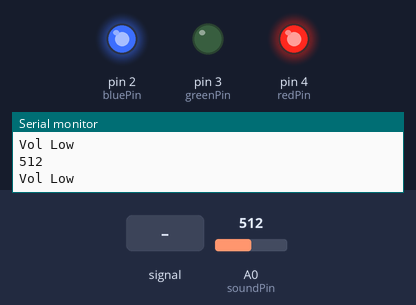
Bench run of a sketch on a simulated Arduino Uno, built with avr-gcc and run on an emulated ATmega328P. On the bench: output pins drawn as LEDs (lit = HIGH), the last lines printed to the serial monitor. The test bench sets the inputs (shaded band); at power-on: A0 (soundPin) = 512.

Above: at 1.8 s.
1.9 s: A0 (soundPin) fed a 1000 Hz sine of ±255 counts around its level
At 5.8 s:
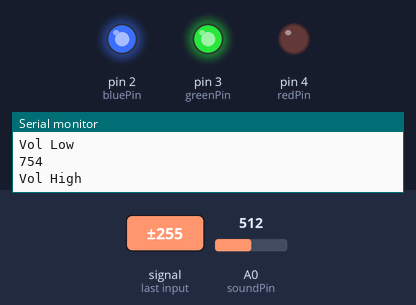
6.0 s: A0 (soundPin) set to 610
At 6.7 s:
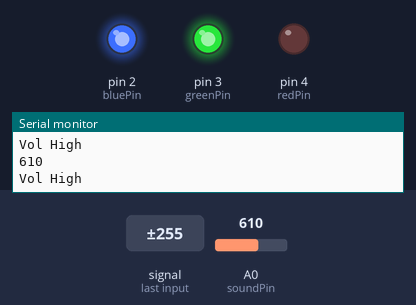
7.5 s: A0 (soundPin) set to 591
At 9.2 s:
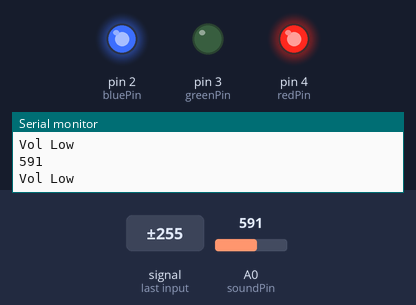
9.5 s: A0 (soundPin) set to 716
At 10.9 s:
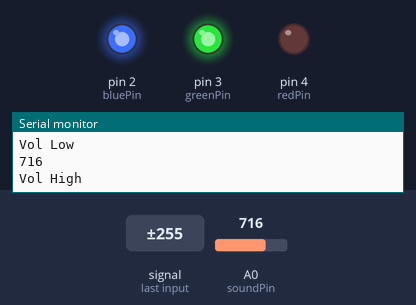
Timing chart, 0 to 12.5 s (numbered marks = the images above; inputs shaded):
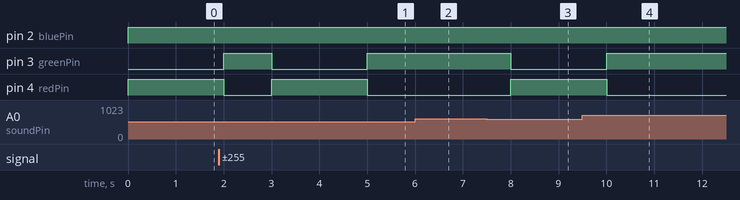

Measured:
- the behaviour switches between 601 and 600 on A0 (soundPin) (found by bisection; images 2 and 3)
- after the input at 1.9 s, pin 3 (greenPin): LOW → HIGH after 0.10 s, → LOW 1.0 s later, → HIGH 2.0 s later; pin 4 (redPin): HIGH → LOW after 0.10 s, → HIGH 1.0 s later, → LOW 2.0 s later
- after the input at 6.0 s, pin 3 (greenPin): stays HIGH (without the input it goes to LOW after 0.00 s); pin 4 (redPin): stays LOW (without the input it goes to HIGH after 0.00 s)
- after the input at 7.5 s, pin 3 (greenPin): HIGH → LOW after 0.50 s; pin 4 (redPin): LOW → HIGH after 0.50 s
- after the input at 9.5 s, pin 3 (greenPin): LOW → HIGH after 0.50 s; pin 4 (redPin): HIGH → LOW after 0.50 s

The sketch:

sound_sensor_testing.ino
```cpp
const int soundPin = A0;

const int redPin = 4;
const int greenPin = 3;
const int bluePin = 2;

void setup() {
  // put your setup code here, to run once:
  pinMode(soundPin, INPUT);
  pinMode(redPin, OUTPUT);
  pinMode(greenPin, OUTPUT);
  pinMode(bluePin, OUTPUT);

  Serial.begin(9600);
}

void loop() {
  // put your main code here, to run repeatedly:
  int value = analogRead(soundPin);
  Serial.println(value);

  if (value > 600){
    color(0,255,255);  // red
    Serial.println("Vol High");
  }else{
    color(255,0,255);  // green
    Serial.println("Vol Low");
  }
  delay(1000);
}


void color(unsigned char red, unsigned char green, unsigned char blue){
  digitalWrite(redPin, red);
  digitalWrite(greenPin, green);
  digitalWrite(bluePin, blue);
}
```
